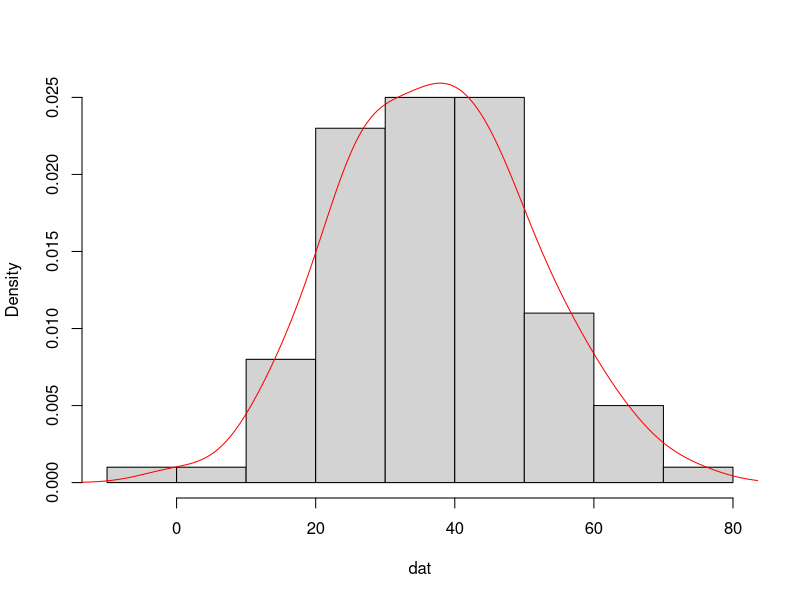
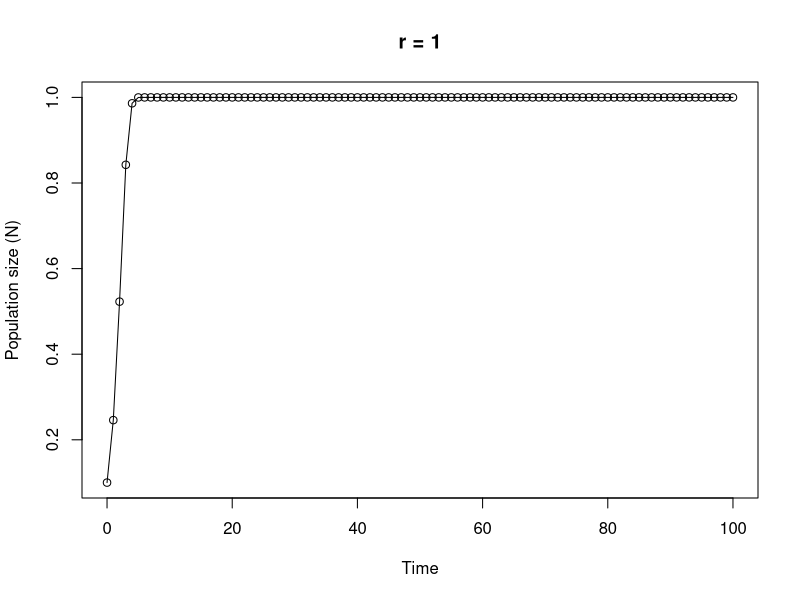

Recreate these plots in R, in order.
## ----Q1, echo=SOLUTIONS-------------------------------------------------------------------------------------------------------

# area of a circle
# the equation to calculate the area of a circle is pi * radius^2

circle.area <- function(d){ 
	pi * (d/2)^2
}

# to use your new function

circle.area(10)
# [1] 78.53982

# to test on a vector of diameters
# first create a vector with diameters ranging from 0 to 50 in steps of 10

cir.diam <- seq(from = 0, to = 50, by = 10)

# test your function

circle.area(cir.diam)
# [1]    0.00000   78.53982  314.15927  706.85835 1256.63706 1963.49541


## ----Q2, echo=SOLUTIONS, tidy = TRUE------------------------------------------------------------------------------------------

far.cent <- function(a){
	val <- (a-32)*5/9
	print(paste("Fahrenheit: ", round(a, digits = 3), "oF",sep = " "), quote = FALSE)# round 3dp
	print(paste("Centigrade: ", round(val, digits = 3), "oC", sep = " "), quote = FALSE)# round 3dp
}

# alternative Fahrenheit to centigrade using cat function

far.cent2 <- function(a){
	val <- (a - 32) * 5/9	#calculation
	cat("Fahrenheit: ", round(a, digits = 3), "oF", "\n")   # use cat function
	cat("Centigrade: ", round(val, digits = 3), "oC", "\n")   
}


## ----Q3, echo=SOLUTIONS-------------------------------------------------------------------------------------------------------

# Create a vector of normally distributed data
# length 100, mean 35 and standard deviation of 29

vals <- rnorm(100, 35, 15)	# create some norm dist data mean 35, sd = 15

summary.fun <- function(dat){
	mymean <- round(mean(dat), digits = 4)      	# calc mean
	mymedian <- round(median(dat), digits = 4)    # calc median
	mymin <- round(min(dat), digits = 4)          # calc min
	mymax <- round(max(dat), digits = 4)          # calc max
	print(paste("mean:", mymean, sep = " "), quote = FALSE)     # print mean
	print(paste("median:", mymedian, sep = " "), quote = FALSE)     # print median
	print(paste("range:", "from:", mymin, "to", mymax, sep = " "), quote = FALSE) 
	dens <- density(dat)                          # estimate density curve
	hist(dat, main = "",type = "l",freq = FALSE)  # plot histogram
	lines(dens, lty = 1, col = "red")             # plot density curve
}

# use the function
summary.fun(vals)


## ----Q4, echo=SOLUTIONS-------------------------------------------------------------------------------------------------------

# calculate a median

ourmedian <- function(x){
	n <- length(x)
	if (n %% 2 == 1)      # odd numbers
	  sort(x)[(n + 1)/2]  # find the middle number by adding 1 to length and div 2
	else {                # even numbers
	  middletwo <- sort(x)[(n/2) + 0:1]   #find the two middle numbers
	  mean(middletwo)
	  }
}

# use the function
mydat <- sample(1:50, size = 10, replace = TRUE )

# our function
ourmedian(mydat)

# R median function
median(mydat)


## ----Q5, echo=SOLUTIONS, tidy = TRUE------------------------------------------------------------------------------------------

# function to simulate Ricker model

Ricker.model <- function(nzero, r, time, K=1){     # sets initial parameters
  N <- numeric(time + 1)    # creates a real vector of length time+1 to store values of Nt+1
  N[1] <- nzero             # sets initial population size in first element of N
  for (i in 1:time) {				# loops over time
      N[i+1] <- N[i]*exp(r*(1 - N[i]/K))    
  }
  Time <- 0:time   					 # creates vector for x axis
  plot(Time, N, type = "o", xlim = c(0, time), xlab = "Time", ylab = "Population size (N)", main = paste("r =", r, sep=" "))   # plots     output
}

# To run
# play around with the different parameters, especially r
Ricker.model(nzero=0.1,r=1,time=100)
